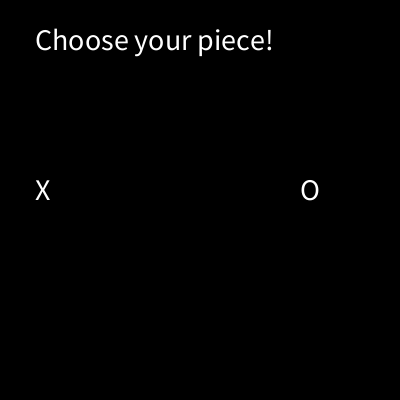
Frame 1 (no input)
Frame 60 (the mouse pressed at the canvas centre just before this capture): identical to frame 1, image omitted
Frame 120 (the mouse held since frame 60 and released just before this capture): identical to frame 1, image omitted

The Processing sketch that drew this single still picture (run headless with seeded random() and noise(); from frame 60 on, the mouse is pressed at the canvas centre):

// Processing sketch: PVPTicTacToe
// ── PVPTicTacToe.pde
boolean haschosen;
String p1;
String p2;
int turn;
String [][] gameboard={
{" "," "," "},
{" "," "," "},
{" "," "," "}};

void setup(){
  size(400,400);
  setupscreen(); 
}

void draw(){
  if(hasWon()){
    println("SOMEONE HAS WON!!!");
  }else{
  if(haschosen == true){
    drawGameBoard();
  } 
}
}
void setupscreen(){
  background(0);
  textSize(30);
  text("Choose your piece!", 35,50);
  text("X",35,200);
  text("O", 300,200);
  
}
void mouseClicked(){
  if(haschosen == false){
  pickPiece();
  }else{
    makeMove(p1,p2);
    drawGameBoard();
}
}
void pickPiece(){
    if(mouseX < 200 && haschosen == false){
    p1 = "X";
    p2 = "O";
    haschosen = true;
    
  }else if (mouseX>200 && haschosen == false){
    p1 = "O";
    p2 = "X";
    haschosen = true;
   
  }
}
void drawGameBoard(){
  if(p1 == "X" || p1 == "O"){
  background(255);
  strokeWeight(15);
  line(133,0,133,400);
  line(266,0,266,400);
  line(0,133,400,133);
  line(0,266,400,266);
}
for( int i = 0; i < gameboard.length; i++){
  for(int j = 0 ; j < gameboard.length; j++){
    if(gameboard[i][j] != " "){
      fill(0);
      textSize(90);
      text(gameboard[i][j], (350/3 * j) + (350/3) * 0.5, (450/3 * i) + (450/3) * 0.5);
    }
}
}
}
void makeMove(String playerx, String playery){
  if (mouseX<=133 && mouseY<=133 && gameboard[0][0] == " "){
gameboard[0][0] = p1;
  }
  if(turn%2 == 0){
    gameboard[0][0] = p1;
  }else{
    gameboard[0][0] = p2;
  }
  if(mouseX > 133 && mouseX < 266 && mouseY < 133 &&  gameboard [0][1] == " "){
    gameboard[0][1] = p1;
  }
    if(turn%2 == 0){
    gameboard[0][1] = p1;
  }else{
    gameboard[0][1] = p2;
  }
  if(mouseX > 266 && mouseY < 133 &&  gameboard [0][2] == " "){
    gameboard[0][2] = p1;
  }
    if(turn%2 == 0){
    gameboard[0][2] = p1;
  }else{
    gameboard[0][2] = p2;
  }
  if(mouseX < 133 && mouseY > 133 && mouseY < 266 && gameboard [1][0] == " "){
    gameboard[1][0] = p1;
  }
    if(turn%2 == 0){
    gameboard[1][0] = p1;
  }else{
    gameboard[1][0] = p2;
  }
  if(mouseX > 133 && mouseX < 266 && mouseY > 133 && mouseY < 266 && gameboard [1][1] == " "){
    gameboard[1][1] = p1;
  }
    if(turn%2 == 0){
    gameboard[1][1] = p1;
  }else{
    gameboard[1][1] = p2;
  }
  if(mouseX > 266 && mouseY > 133 && mouseY < 266 &&  gameboard [1][2] == " "){
    gameboard[1][2] = p1;
  }
    if(turn%2 == 0){
    gameboard[1][2] = p1;
  }else{
    gameboard[1][2] = p2;
  }
  if(mouseX < 133 && mouseY > 266 &&  gameboard [2][0] == " "){
    gameboard[2][0] = p1;
  }
    if(turn%2 == 0){
    gameboard[2][0] = p1;
  }else{
    gameboard[2][0] = p2;
  }
  if(mouseX > 133 && mouseX < 266 && mouseY > 266  && gameboard [2][1] == " "){
    gameboard[2][1] = p1;
  }
    if(turn%2 == 0){
    gameboard[2][1] = p1;
  }else{
    gameboard[2][1] = p2;
  }
  if(mouseX > 266 && mouseY > 266  && gameboard [2][1] == " "){
    gameboard[2][2] = p1;
  }
    if(turn%2 == 0){
    gameboard[2][2] = p1;
  }else{
    gameboard[2][2] = p2;
  }   
}
boolean hasWon(){
  if(gameboard[0][0]==gameboard[0][1] && gameboard[0][0]==gameboard[0][2] && gameboard[0][0] != " "){
    return true;
  }else if(gameboard[1][0]==gameboard[1][1] && gameboard[1][0]==gameboard[1][2] && gameboard[0][0] != " "){
    return true;
  }else if(gameboard[2][0]==gameboard[2][1] && gameboard[2][0]==gameboard[2][2] && gameboard[0][0] != " "){
    return true;
  }else{
    return false;
}
}
